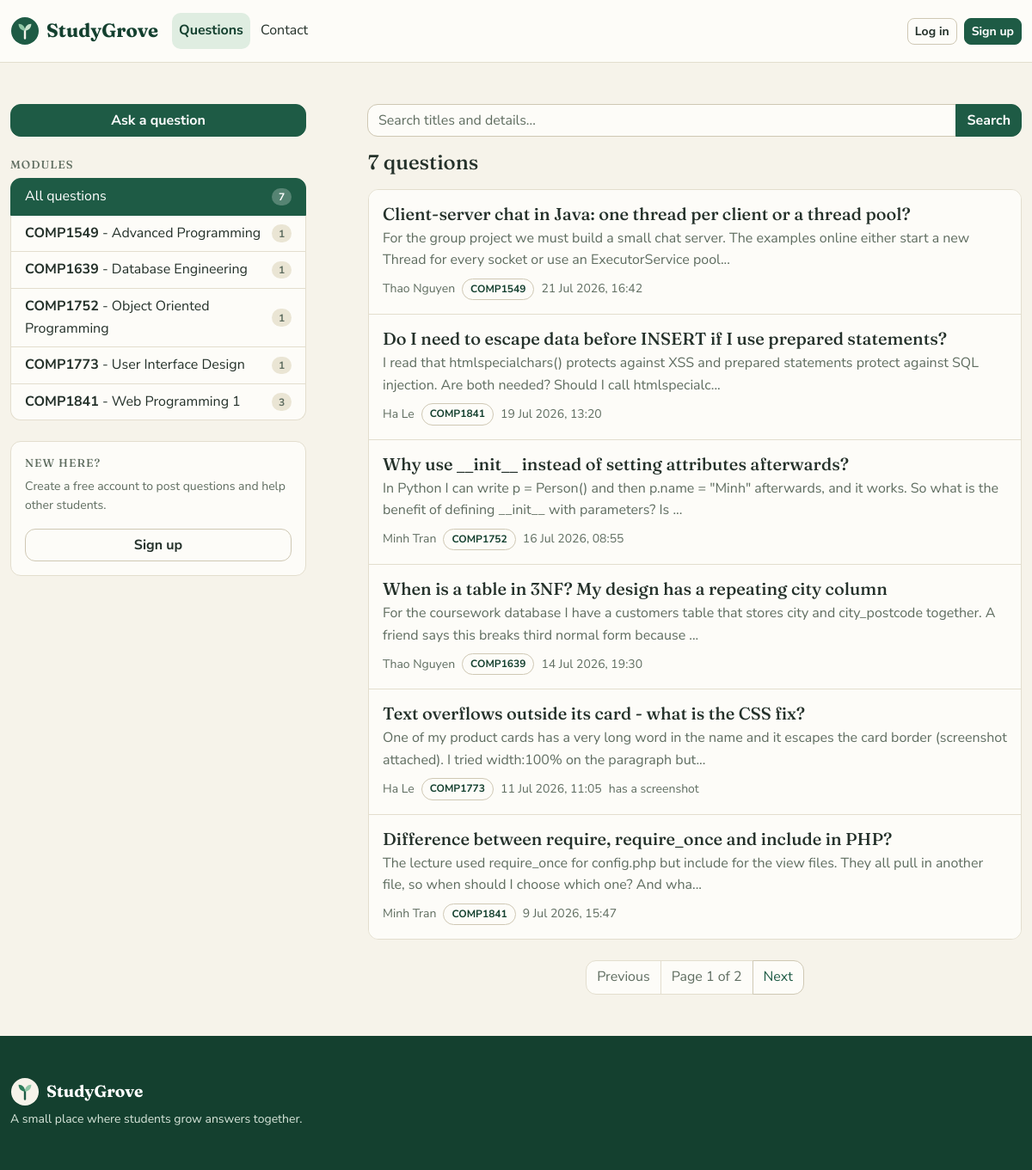
The page / on the database its author committed.
### tables this page shows
CREATE TABLE modules (
    id          INT UNSIGNED NOT NULL AUTO_INCREMENT,
    code        VARCHAR(10)  NOT NULL,           
    name        VARCHAR(100) NOT NULL,
    description VARCHAR(255) NULL DEFAULT NULL,
    PRIMARY KEY (id),
    UNIQUE KEY uq_modules_code (code)
);

CREATE TABLE questions (
    id         INT UNSIGNED NOT NULL AUTO_INCREMENT,
    user_id    INT UNSIGNED NOT NULL,
    module_id  INT UNSIGNED NOT NULL,
    title      VARCHAR(150) NOT NULL,
    body       TEXT         NOT NULL,
    image      VARCHAR(120) NULL DEFAULT NULL,   
    created_at TIMESTAMP    NOT NULL DEFAULT CURRENT_TIMESTAMP,
    PRIMARY KEY (id),
    KEY idx_questions_user (user_id),
    KEY idx_questions_module (module_id),
    CONSTRAINT fk_questions_user
        FOREIGN KEY (user_id) REFERENCES users (id)
        ON DELETE CASCADE ON UPDATE CASCADE,
    CONSTRAINT fk_questions_module
        FOREIGN KEY (module_id) REFERENCES modules (id)
        ON DELETE RESTRICT ON UPDATE CASCADE
);

CREATE TABLE users (
    id            INT UNSIGNED NOT NULL AUTO_INCREMENT,
    full_name     VARCHAR(100) NOT NULL,
    username      VARCHAR(30)  NOT NULL,
    email         VARCHAR(120) NOT NULL,
    password      VARCHAR(255) NOT NULL,         
    role          ENUM('member','admin') NOT NULL DEFAULT 'member',
    created_at    TIMESTAMP    NOT NULL DEFAULT CURRENT_TIMESTAMP,
    PRIMARY KEY (id),
    UNIQUE KEY uq_users_username (username),
    UNIQUE KEY uq_users_email (email)
);

### app/Controllers/HomeController.php (called while the page is built, shortened)
<?php
class HomeController extends Controller
{
    public function index()
    {
        $keyword  = trim(isset($_GET['q']) ? $_GET['q'] : '');
        $moduleId = filter_input(INPUT_GET, 'module', FILTER_VALIDATE_INT);
        $page     = max(1, (int) (isset($_GET['page']) ? $_GET['page'] : 1));
        $perPage = 6;
        $offset  = ($page - 1) * $perPage;
        $questionRepo = new QuestionRepository();
        $moduleRepo   = new ModuleRepository();
        $total     = $questionRepo->countSearch($keyword, $moduleId);
        $questions = $questionRepo->search($keyword, $moduleId, $perPage, $offset);
        $modules   = $moduleRepo->getAll();
        $this->renderView('home/index', [
            'pageTitle'  => 'Questions',
            'questions'  => $questions,
            'modules'    => $modules,
            'keyword'    => $keyword,
            'moduleId'   => $moduleId,
            'page'       => $page,
            'totalPages' => max(1, (int) ceil($total / $perPage)),
            'total'      => $total,
        ]);
    }
}

### app/Core/App.php (called while the page is built, shortened)
<?php
class App
{
    protected $action = 'index';
    public function __construct()
    {
        $url = $this->parseUrl();
        $this->controller = new $controllerClass();
        $this->params = $url ? array_values($url) : [];
        call_user_func_array([$this->controller, $this->action], $this->params);
    }
    private function parseUrl()
    {
        return [];
    }
}

### public/index.php (called while the page is built, shortened)
<?php
require_once ROOT_PATH . '/app/helpers.php';
new App\Core\App();

### app/Models/QuestionRepository.php (called while the page is built, shortened)
<?php
class QuestionRepository
{
    private $db;
    public function __construct()
    {
        $database = new Database();
        $this->db = $database->connect();
    }
    public function search($keyword, $moduleId, $limit, $offset)
    {
        $sql = "SELECT q.*, u.full_name AS author_name, m.code AS module_code, m.name AS module_name
                FROM questions q
                JOIN users u   ON u.id = q.user_id
                JOIN modules m ON m.id = q.module_id
                WHERE 1";
        $params = [];
        $sql .= " ORDER BY q.created_at DESC LIMIT " . (int) $limit . " OFFSET " . (int) $offset;
        $stmt = $this->db->prepare($sql);
        $stmt->execute($params);
        return $stmt->fetchAll();
    }
    public function countSearch($keyword, $moduleId)
    {
        $sql = "SELECT COUNT(*) FROM questions q WHERE 1";
        $params = [];
        $stmt = $this->db->prepare($sql);
        $stmt->execute($params);
        return (int) $stmt->fetchColumn();
    }
}

### app/Core/Database.php (called while the page is built, shortened)
<?php
class Database
{
    private $host;
    private $db_name;
    private $username;
    private $password;
    private static $sharedConnection = null;
    public function __construct()
    {
        $this->host     = DB_HOST;
        $this->db_name  = DB_NAME;
        $this->username = DB_USER;
        $this->password = DB_PASS;
    }
    public function connect()
    {
        if (self::$sharedConnection !== null) {
            return self::$sharedConnection;
        }
        $this->conn = null;
        try {
            $dsn = "mysql:host=" . $this->host . ";dbname=" . $this->db_name . ";charset=utf8mb4";
            $this->conn = new PDO($dsn, $this->username, $this->password);
            $this->conn->setAttribute(PDO::ATTR_ERRMODE, PDO::ERRMODE_EXCEPTION);
            $this->conn->setAttribute(PDO::ATTR_DEFAULT_FETCH_MODE, PDO::FETCH_ASSOC);
        } catch (PDOException $exception) {
            die("Database connection failed: " . $exception->getMessage()
                . "<br>Check DB_NAME / DB_USER / DB_PASS in config/config.php "
                . "and make sure database/web_programing.sql has been imported.");
        }
        self::$sharedConnection = $this->conn;
        return $this->conn;
    }
}

### app/Models/ModuleRepository.php (called while the page is built, shortened)
<?php
class ModuleRepository
{
    private $db;
    private $table = 'modules';
    public function __construct()
    {
        $database = new Database();
        $this->db = $database->connect();
    }
    public function getAll()
    {
        $sql = "SELECT m.*,
                       (SELECT COUNT(*) FROM questions q WHERE q.module_id = m.id) AS question_count
                FROM {$this->table} m
                ORDER BY m.code ASC";
        return $this->db->query($sql)->fetchAll();
    }
}

### app/helpers.php (called while the page is built, shortened)
<?php
function e($value)
{
    return htmlspecialchars((string) $value, ENT_QUOTES, 'UTF-8');
}
function nice_date($mysqlDate)
{
    return $mysqlDate ? date('j M Y, H:i', strtotime($mysqlDate)) : '';
}
function excerpt($text, $limit = 150)
{
    $text = trim($text);
    return mb_substr($text, 0, $limit) . '...';
}

### app/Core/Auth.php (called while the page is built, shortened)
<?php
class Auth
{
    public static function check()
    {
        return isset($_SESSION['user']);
    }
}

### app/Views/home/index.php (the view, shortened to what this page needs)
<div class="row board-row">
    <aside class="col-lg-5 col-xl-4 mb-4 mb-lg-0">
        <div class="d-grid mb-4">
            <a class="btn btn-primary" href="<?= BASE_URL ?>/question/create">Ask a question</a>
        </div>
        <nav aria-label="Browse by module">
            <h2 class="side-title mb-2">Modules</h2>
            <div class="list-group">
                <a class="list-group-item list-group-item-action d-flex justify-content-between align-items-center gap-2<?= $moduleId ? '' : ' active' ?>"
                    href="<?= BASE_URL ?>/" <?= $moduleId ? '' : ' aria-current="true"' ?>>
                    <span>All questions</span>
                    <span class="badge rounded-pill count"><?= (int) $total ?></span>
                </a>
                <?php foreach ($modules as $module): ?>
                <?php $onThisModule = $moduleId === (int) $module['id']; ?>
                <a class="list-group-item list-group-item-action d-flex justify-content-between align-items-center gap-2<?= $onThisModule ? ' active' : '' ?>"
                    href="<?= BASE_URL ?>/?module=<?= (int) $module['id'] ?>"
                    <?= $onThisModule ? ' aria-current="true"' : '' ?>>
                    <span class="text-break"><strong><?= e($module['code']) ?></strong> -
                        <?= e($module['name']) ?></span>
                    <span class="badge rounded-pill count"><?= (int) $module['question_count'] ?></span>
                </a>
                <?php endforeach; ?>
            </div>
        </nav>
        <?php if (!Auth::check()): ?>
        <div class="card mt-4 d-none d-lg-block">
            <div class="card-body">
                <h2 class="side-title mb-2">New here?</h2>
                <p class="small text-body-secondary">Create a free account to post questions and help other students.
                </p>
                <div class="d-grid">
                    <a class="btn btn-outline-secondary" href="<?= BASE_URL ?>/auth/register">Sign up</a>
                </div>
            </div>
        </div>
        <?php endif; ?>
    </aside>
    <section class="col-lg-7 col-xl-8">
        <form class="input-group mb-3" method="get" action="<?= BASE_URL ?>/" role="search">
            <input type="search" class="form-control" id="q" name="q" value="<?= e($keyword) ?>"
                placeholder="Search titles and details...">
            <button type="submit" class="btn btn-primary">Search</button>
        </form>
        <h1 class="h4 mb-3"><?= (int) $total ?> question<?= $total === 1 ? '' : 's' ?></h1>
        <?php if (!$questions): ?>
        <div class="text-center text-body-secondary py-5">
            <p class="mb-1">No questions match your search.</p>
            <p class="mb-0"><a href="<?= BASE_URL ?>/">Show every question</a></p>
        </div>
        <?php else: ?>
        <div class="card">
            <div class="list-group list-group-flush">
                <?php foreach ($questions as $row): ?>
                <article class="list-group-item py-3">
                    <h2 class="q-title h5 mb-1">
                        <a href="<?= BASE_URL ?>/question/show/<?= (int) $row['id'] ?>">
                            <?= e($row['title']) ?>
                        </a>
                    </h2>
                    <p class="q-excerpt text-body-secondary mb-2"><?= e(excerpt($row['body'])) ?></p>
                    <p class="d-flex flex-wrap align-items-center gap-2 small text-body-secondary mb-0">
                        <span><?= e($row['author_name']) ?></span>
                        <span class="module-chip"><?= e($row['module_code']) ?></span>
                        <span><?= e(nice_date($row['created_at'])) ?></span>
                        <?php if (!empty($row['image'])): ?>
                        <span>has a screenshot</span>
                        <?php endif; ?>
                    </p>
                </article>
                <?php endforeach; ?>
            </div>
        </div>
        <?php if ($totalPages > 1): ?>
        <?php
                $query = '';
                ?>
        <nav class="mt-4" aria-label="Pages">
            <ul class="pagination justify-content-center mb-0">
                <?php if ($page > 1): ?>
                <li class="page-item">
                    <a class="page-link" href="<?= BASE_URL ?>/?page=<?= $page - 1 ?><?= $query ?>">Previous</a>
                </li>
                <?php else: ?>
                <li class="page-item disabled"><span class="page-link">Previous</span></li>
                <?php endif; ?>
                <li class="page-item disabled">
                    <span class="page-link">Page <?= $page ?> of <?= $totalPages ?></span>
                </li>
                <?php if ($page < $totalPages): ?>
                <li class="page-item">
                    <a class="page-link" href="<?= BASE_URL ?>/?page=<?= $page + 1 ?><?= $query ?>">Next</a>
                </li>
                <?php else: ?>
                <li class="page-item disabled"><span class="page-link">Next</span></li>
                <?php endif; ?>
            </ul>
        </nav>
        <?php endif; ?>
        <?php endif; ?>
    </section>
</div>

### rows shown on the page
modules: code "COMP1549", name "Advanced Programming", question_count "1"
modules: code "COMP1639", name "Database Engineering", question_count "1"
modules: code "COMP1752", name "Object Oriented Programming", question_count "1"
modules: code "COMP1773", name "User Interface Design", question_count "1"
modules: code "COMP1841", name "Web Programming 1", question_count "3"
questions: title "Client-server chat in Java: one thread per client or a thread pool?", body "For the group project we must build a small chat server. The examples online either start a new Thread for every socket or use an ExecutorService pool...", user.full_name "Thao Nguyen", module.code "COMP1549", created_at "21 Jul 2026, 16:42"
questions: title "Do I need to escape data before INSERT if I use prepared statements?", body "I read that htmlspecialchars() protects against XSS and prepared statements protect against SQL injection. Are both needed? Should I call htmlspecialc...", user.full_name "Ha Le", module.code "COMP1841", created_at "19 Jul 2026, 13:20"
questions: title "Why use __init__ instead of setting attributes afterwards?", body "In Python I can write p = Person() and then p.name = \"Minh\" afterwards, and it works. So what is the benefit of defining __init__ with parameters? Is ...", user.full_name "Minh Tran", module.code "COMP1752", created_at "16 Jul 2026, 08:55"
questions: title "When is a table in 3NF? My design has a repeating city column", body "For the coursework database I have a customers table that stores city and city_postcode together. A friend says this breaks third normal form because ...", user.full_name "Thao Nguyen", module.code "COMP1639", created_at "14 Jul 2026, 19:30"
questions: title "Text overflows outside its card - what is the CSS fix?", body "One of my product cards has a very long word in the name and it escapes the card border (screenshot attached). I tried width:100% on the paragraph but...", user.full_name "Ha Le", module.code "COMP1773", created_at "11 Jul 2026, 11:05", image "has a screenshot"
questions: title "Difference between require, require_once and include in PHP?", body "The lecture used require_once for config.php but include for the view files. They all pull in another file, so when should I choose which one? And wha...", user.full_name "Minh Tran", module.code "COMP1841", created_at "9 Jul 2026, 15:47"

### other values the page prints
$total "7"
$page "1"
$totalPages "2"
